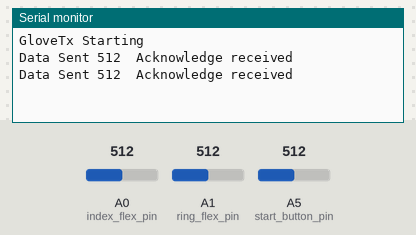
Recording of a sketch running on a simulated Arduino Uno, built with avr-gcc and run on an emulated ATmega328P. Parts: the last lines printed to the serial monitor. The test bench sets the inputs (shaded band); at power-on: A0 (index_flex_pin) = 512, A1 (ring_flex_pin) = 512, A5 (start_button_pin) = 512. No radio packets arrive unless stated.

Above: at 2.8 s.
2.9 s: A0 (index_flex_pin) set to 716
At 3.8 s:
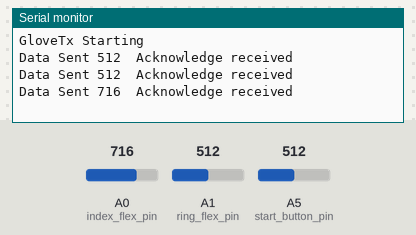
4.4 s: A0 (index_flex_pin) set to 900
At 5.8 s:
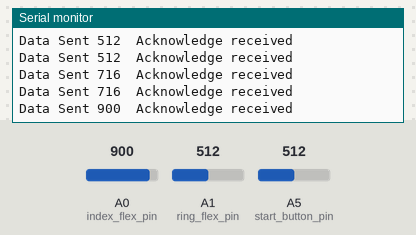
Timing chart, 0 to 7.4 s (numbered marks = the images above; inputs shaded):
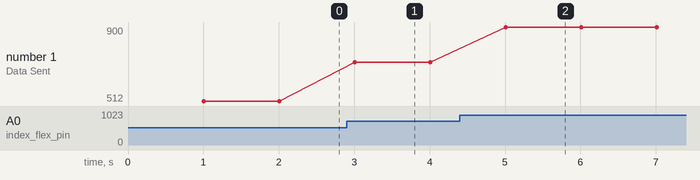

Measured:
- after the input at 2.9 s, the serial monitor: prints a new line after 0.11 s (image 1)
- after the input at 4.4 s, the serial monitor: prints a new line after 0.61 s (image 2)
- plotted number 1: 512 → 716 after the input at 2.9 s, 716 → 900 after the input at 4.4 s

The sketch:

simpleGlove1.50.ino
```cpp
// Glove (Master or Transmitter)

#include <SPI.h>
#include <nRF24L01.h>
#include <RF24.h>

    // Pins //

#define CE_PIN   9
#define CSN_PIN 10
#define index_flex_pin A0
#define ring_flex_pin A1
#define start_button_pin A5

    // Variables //

const byte slaveAddress[5] = {'R','x','A','A','A'};
int sensor_data[3] = {0,0,0};

//char dataToSend[10] = "Message 0";
//char txNum = '0';

unsigned long currentMillis;
unsigned long prevMillis;
unsigned long txIntervalMillis = 1000; // send once per second

RF24 radio(CE_PIN, CSN_PIN); // Create a Radio

    // Setup //

void setup()
{
    Serial.begin(9600);
	pinMode(index_flex_pin, INPUT);
	pinMode(ring_flex_pin, INPUT);
	pinMode(start_button_pin, INPUT);
    Serial.println("GloveTx Starting");

    radio.begin();
    radio.setDataRate( RF24_250KBPS );
    radio.setRetries(3,5); // delay, count
    radio.openWritingPipe(slaveAddress);
}

    // Loop //

void loop() {
    currentMillis = millis();
    if (currentMillis - prevMillis >= txIntervalMillis) {
        send();
        prevMillis = millis();
    }
}

    // send //

void send()
{
    bool rslt;
    int Pinky_flex_Value = 0;
	int Ring_flex_value = 0;;
	int button_data = 0;

    Pinky_flex_Value = analogRead(index_flex_pin);
    Ring_flex_value = analogRead(ring_flex_pin);

	button_data = analogRead(start_button_pin);

	sensor_data[0] = Pinky_flex_Value;
    sensor_data[1] = Ring_flex_value;
	sensor_data[2] = button_data;

    rslt = radio.write( &sensor_data, sizeof(sensor_data));

    Serial.print("Data Sent ");
    Serial.print(sensor_data[0]);
    if (rslt) {
        Serial.println("  Acknowledge received");
    }
    else {
        Serial.println("  Tx failed");
    }
}

//================

//void updateMessage() {
        // so you can see that new data is being sent
//    txNum += 1;
//    if (txNum > '9') {
//        txNum = '0';
//    }
//    dataToSend[8] = txNum;
//}
```
